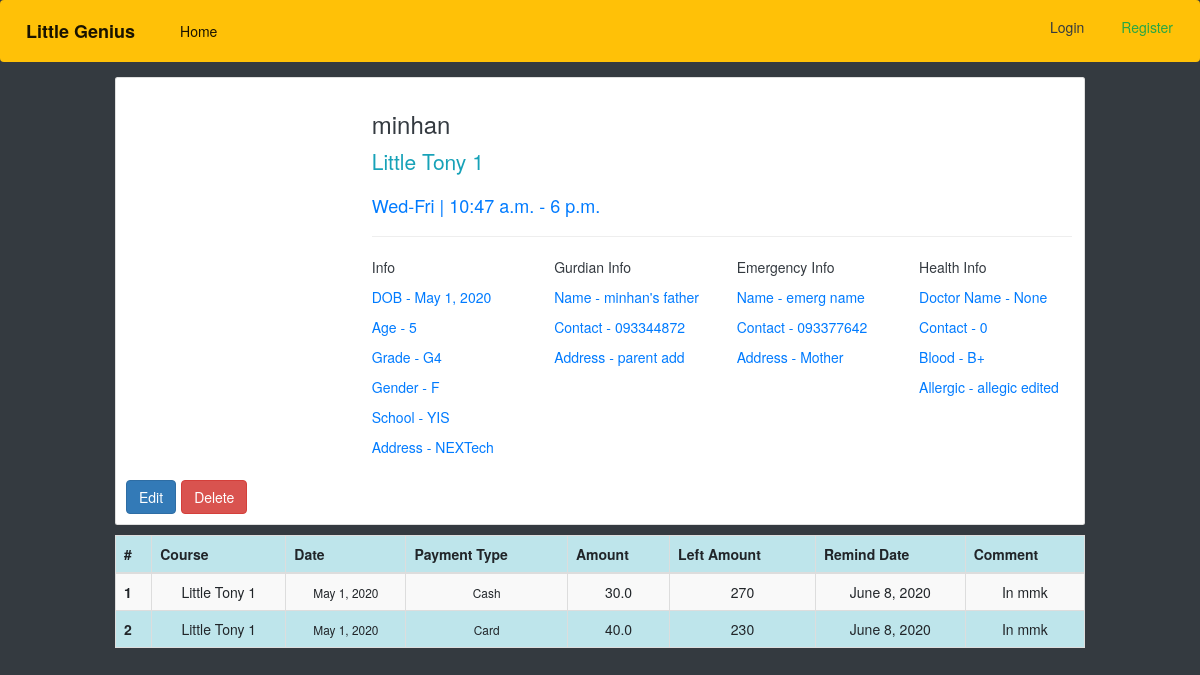
The app's page /stds/2, older data.
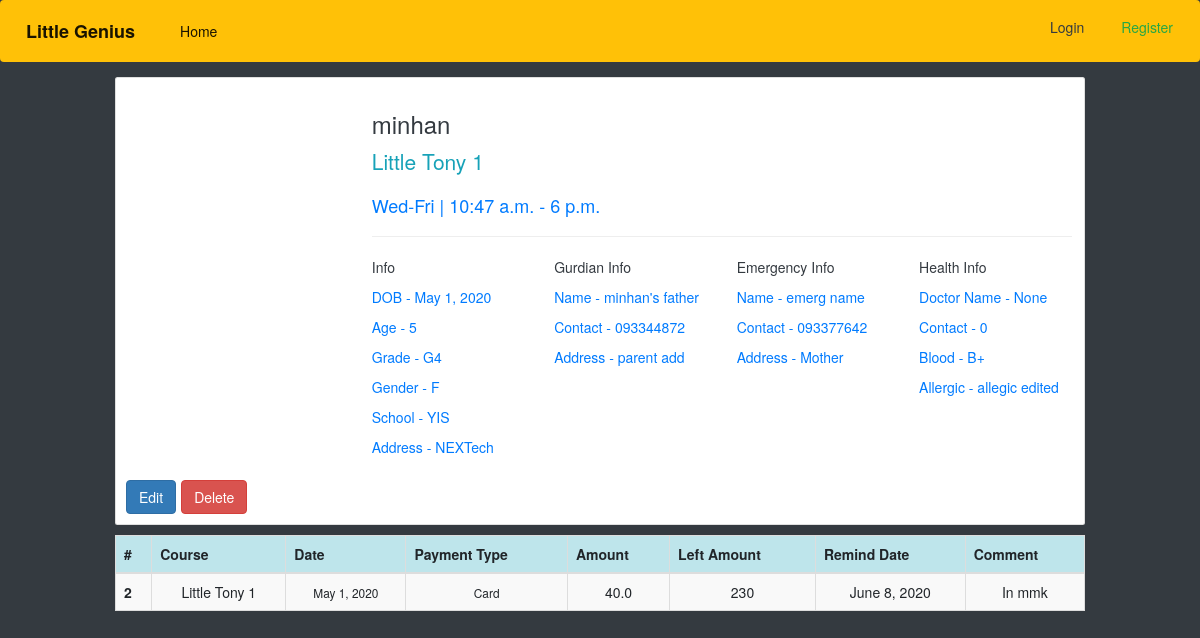
The same page, newer data.
### genius/models.py (models this page shows, shortened)
class Payment(models.Model):
    std= models.ForeignKey(Students, on_delete=models.CASCADE)
    date= models.DateField(auto_now=True, auto_now_add=False)
    amount= models.FloatField(max_length=50, null=False, default=0)
    pay_type=(
        ('Cash', 'Cash'),
        ('Card', 'Card'),
        ('KBZ_Pay', 'KBZ Pay'),
    )
    payment_type=models.CharField(choices=pay_type, max_length=50, null=True)
    left_amount= models.CharField(null=True,max_length=50)
    remind_date= models.DateField( null=False, default=None)
    comment= models.TextField(null=False)

class Students(models.Model):
    created_by = models.ForeignKey(
        User, on_delete=models.SET_NULL, default=1, null=True)
    name = models.CharField(max_length=200, null=True)
    image = models.ImageField(upload_to='images/', null=True, blank=True)
    dob = models.DateField(null=True, verbose_name='Date of Birth')
    age = models.IntegerField()
    grade_choice = (
        ('G1', 'Grade-1'),
        ('G2', 'Grade-2'),
        ('G3', 'Grade-3'),
        ('G4', 'Grade-4'),
        ('G5', 'Grade-5'),
        ('G6', 'Grade-6'),
        ('G7', 'Grade-7'),
        ('G8', 'Grade-8'),
        ('G9', 'Grade-9'),
        ('G10', 'Grade-10'),
        ('G11', 'Grade-11'),
        ('G12', 'Grade-12'),
    )
    gender_choice=(
        ('M', 'Male'),
        ('F', 'Female'),
        ('N', 'None'),
    )
    blood_choice=(
        ('O', 'O'),
        ('A-', 'A-'),
        ('B+', 'B+'),
        ('B-', 'B-'),
        ('A+', 'A+'),
        ('AB', 'AB'),
    )
    relation_choice=(
        ('Uncle', 'Uncle'),
        ('Aunty', 'Aunty'),
        ('Father', 'Father'),
        ('Mother', 'Mother'),
        ('Grandpa', 'Grandpa'),
        ('Grandma', 'Grandma'),
        ('Sister', 'Sister'),
        ('Brother', 'Brother'),
    )
    gender=models.CharField(choices=gender_choice, max_length=10, null=True)
    grade = models.CharField(choices=grade_choice, max_length=10, null=True)
    attending_school = models.CharField(max_length=100, null=True)
    course = models.ForeignKey(
        Create_Class, on_delete=models.SET_NULL, default=1, null=True)
    address = models.TextField(null=True)
    parent_name = models.CharField(max_length=200, null=True)
    parent_contact = models.CharField(max_length=20, null=True)
    parent_address = models.TextField(null=True)
    emerg_name = models.CharField(max_length=200, null=True, verbose_name='Emergency Name')
    emerg_contact = models.CharField(max_length=20, null=True, verbose_name='Emergency Contact')
    emerg_relation = models.CharField(choices=relation_choice ,max_length=20, null=True, verbose_name='Emergency Relationship')
    doc_name = models.CharField(max_length=200, null=False, default='None', verbose_name='Doctor Name')
    doc_contact = models.CharField(max_length=20, null=False, default='None', verbose_name='Doctor Contact')
    blood_type = models.CharField(choices=blood_choice,max_length=10, null=True)
    allergic = models.TextField(null=True)
    objects = StudentPostManager()
    def get_absolute_url(self):
        return f"/stds/{self.pk}"
    def get_edit_student(self):
        return f"{self.get_absolute_url()}/edit"
    def get_delete_student(self):
        return f"{self.get_absolute_url()}/delete"

class Create_Class(models.Model):
    created_by = models.ForeignKey(
        User, on_delete=models.SET_NULL, null=True, default=1)
    class_name = models.CharField(max_length=150, null=True)
    from_choice = (
        ('Mon', 'Monday'),
        ('Tue', 'Tuesday'),
        ('Wed', 'Wednesday'),
        ('Thu', 'Thursday'),
        ('Fri', 'Friday'),
        ('Sat', 'Saturday'),
        ('Sun', 'Sunday'),
    )
    from_days = models.CharField(max_length=10, choices=from_choice)
    to_days = models.CharField(max_length=10, choices=from_choice)
    from_time = models.TimeField()
    to_time = models.TimeField()
    cost= models.CharField(max_length=50, null=True, default=300)
    created_on = models.DateTimeField(auto_now=True)

### genius/views.py (the view)
# urls.py: path('stds/<int:id>',Student_Detail , name='std-detail'),
def Student_Detail(request, id):
    objs = get_object_or_404(Students, id=id)
    payments= Payment.objects.filter(std=id)
    templatename = 'genius/students_detail.html'
    context = {'obj': objs, 'form': None, 'pay':payments}
    return render(request, templatename, context)

### genius/templates/genius/students_detail.html (shortened to what the changed rows need)
{% extends 'base.html' %}
{% block content %}
<div class="row justify-content-center">
    <div class="col-10">
        <table class="table  table-bordered table-striped mb-0 table-info">
            <thead>
                <tr>
                <th scope="col">#</th>
                <th scope="col">Course</th>
                <th scope="col">Date</th>
                <th scope="col">Payment Type</th>
                <th scope="col">Amount</th>
                <th scope="col">Left Amount</th>
                <th scope="col">Remind Date</th>
                <th scope="col">Comment</th>
                </tr>
            </thead>
            <tbody class="text-center" >
                {% for cl in pay %}
                    <tr>
                    <th scope="row">{{cl.pk}}</th>
                    <td>{{cl.std.course.class_name}}</td>
                    <td><small>{{cl.date}}</small></td>
                    <td><small>{{cl.payment_type}}</small></td>
                    <td>{{cl.amount}}</td>
                    <td>{{cl.left_amount}}</td>
                    <td>{{cl.remind_date}}</td>
                    <td>{{cl.comment}}</td>
                    </tr>
                {% endfor %}
            </tbody>
        </table>
    </div>
</div>
{% endblock content %}

Row changes from the older to the newer data that the page shows:
removed Payment: pk "1", std.course.class_name "Little Tony 1", date "May 1, 2020", payment_type "Cash", amount "30.0", left_amount "270", remind_date "June 8, 2020", comment "In mmk"
